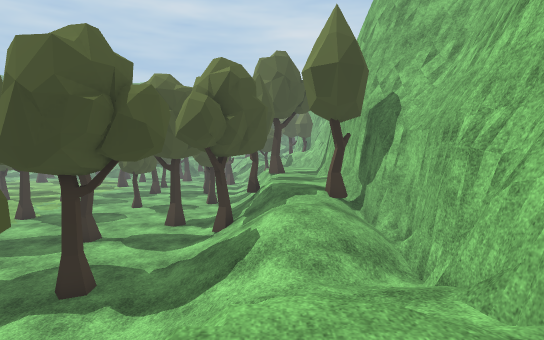
[1] (above)

22 first-person views from a walk through a 3-D level made in the Unity game engine. The camera is 1.5 m above the floor, tilts 4° down and sees 80° across. The floor is counted in squares, 1 m on a side. Each view is taken from the middle of a square. On the plan, view 1 faces up. The plan holds only what a view shows up to about 15 squares ahead; the rest is blank. The place goes on beyond the plan. Some animated figures are not drawn. Some surface patterns are stand-ins.

[2]
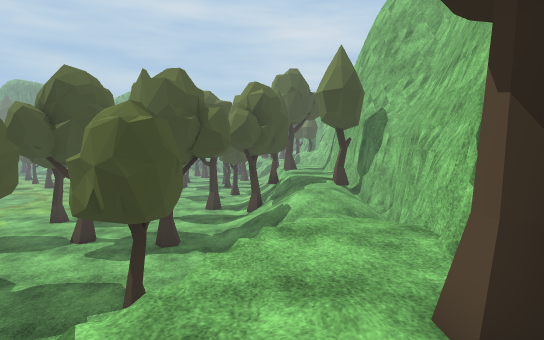

[3]
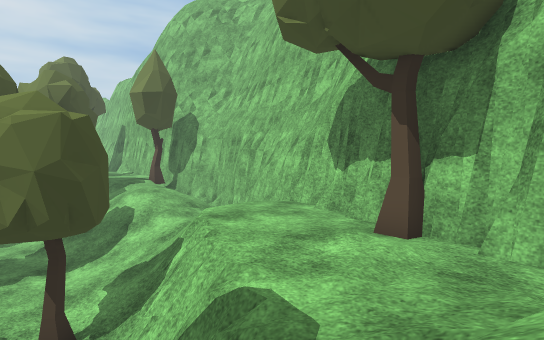

[4]
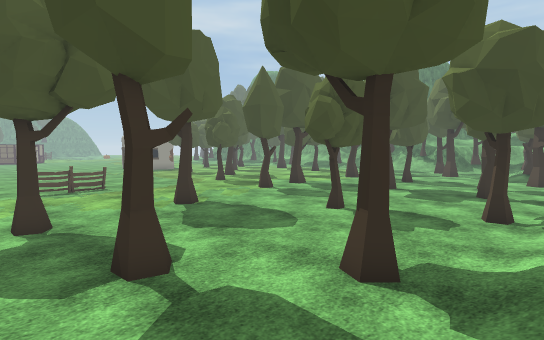

[5]
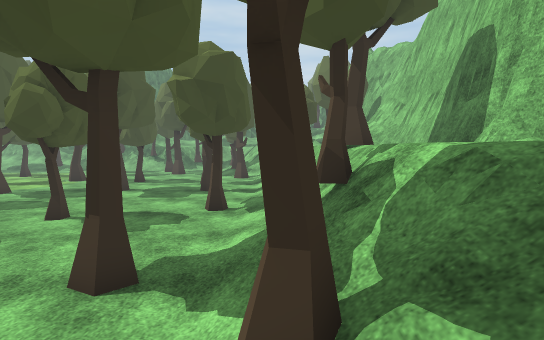

[6]
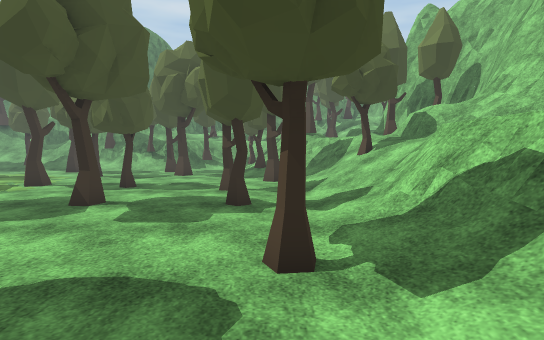

[7]
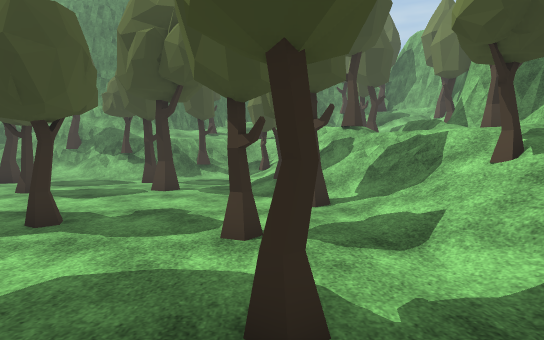

[8]
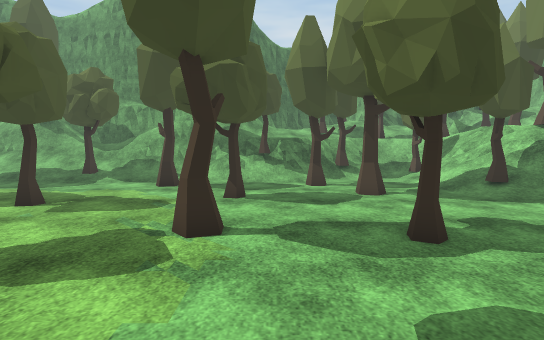

[9]
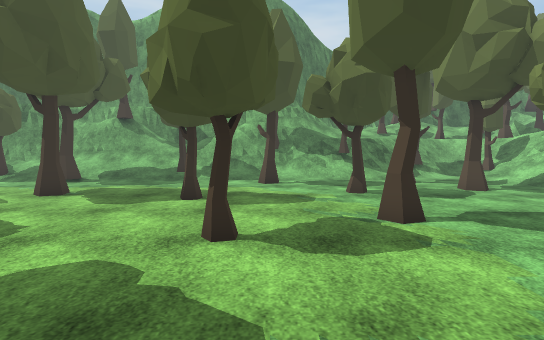

[10]
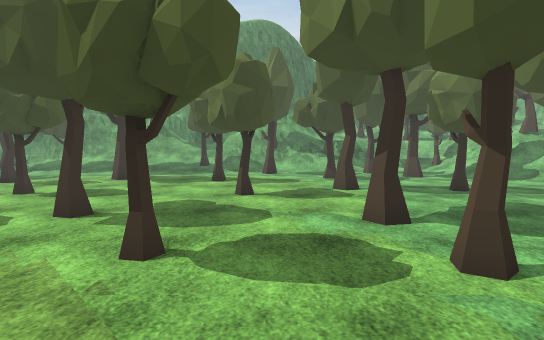

[11]
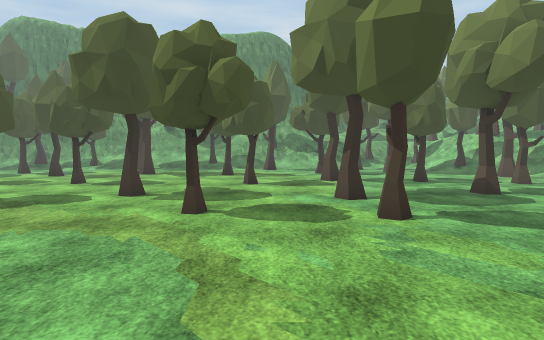

[12]
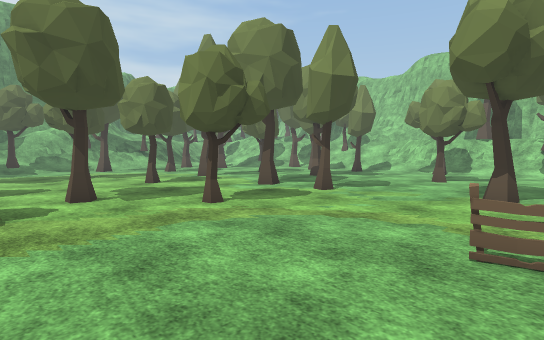

[13]
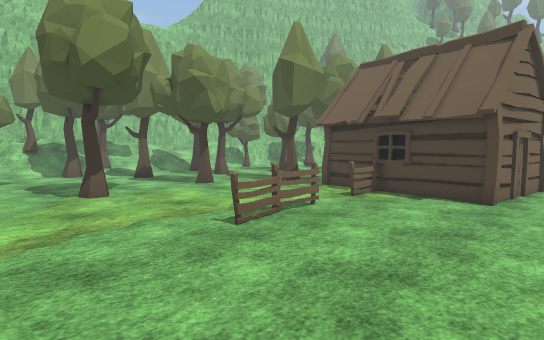

[14]
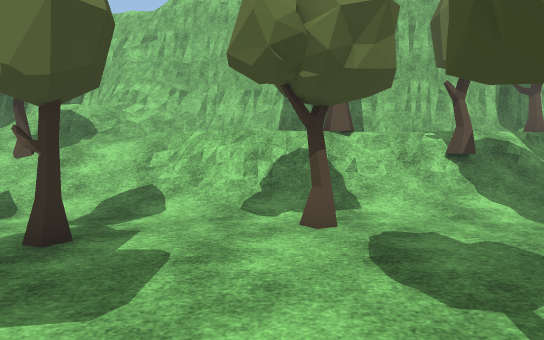

[15]
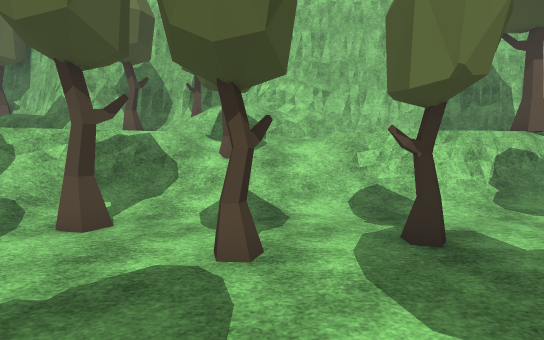

[16]
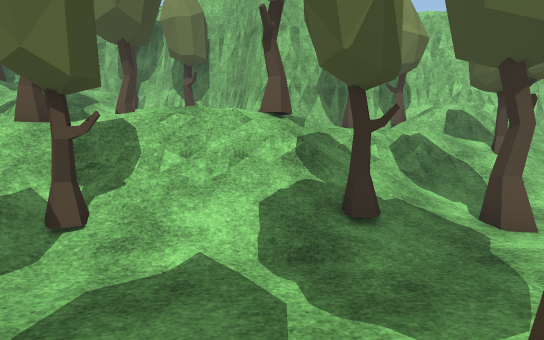

[17]
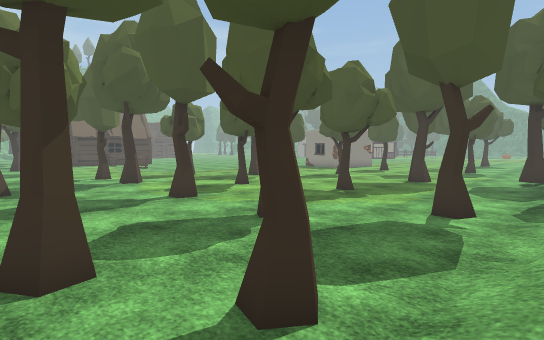

[18]
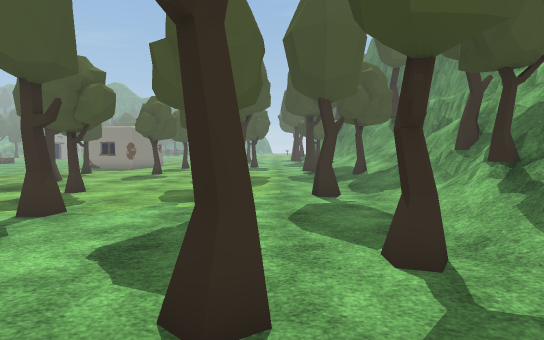

[19]
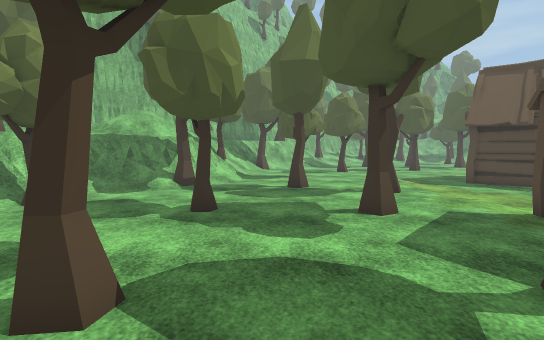

[20]
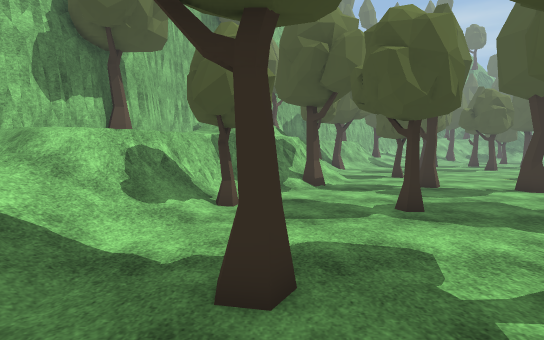

[21]
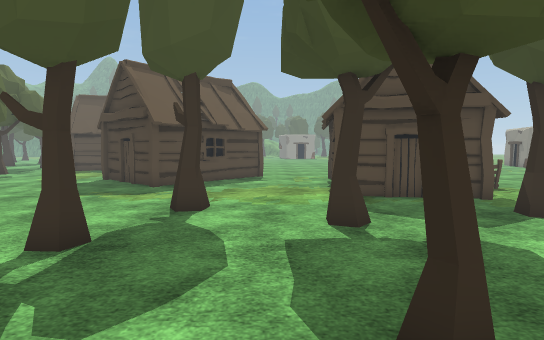

[22]
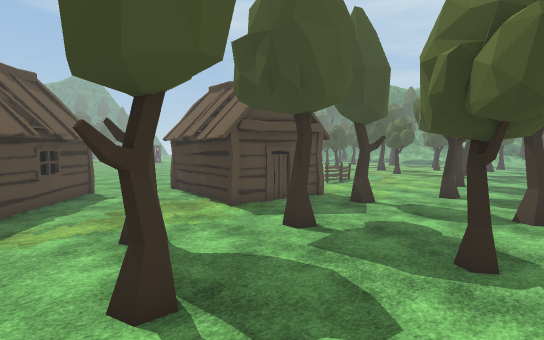

### Floor plan
Key: @ floor where view 1 was taken; # wall or solid block; . main floor; : floor 0.5 m higher than the main floor; + floor 1 m higher than the main floor; * floor 1.75 m higher than the main floor; % floor 2 m higher than the main floor; & floor 2.25 m higher than the main floor; $ floor 2.5 m higher than the main floor; / step, stairs or slope; = window, fence, low wall or low ledge; v drop or lower ground; T tree; F fence; O other object.
Columns run from 23 left of view 1 to 5 right of it. Each row starts with its distance up from view 1.
 38 ///T///////://T../T        T#
 37 ///..............//=/      ##
 36 .......T.....T...//=v   /=##
 35 .......T..........//=T/ $##
 34 ..............T...///%% /##
 33 T.........T...T...T///% /%#
 32 T....T.............///% %T##
 31 .....T.............T///%%%=#
 30 ...................T.//%//T#
 29 .........TT.........///T=/ #
 28 ..........T..TT..T..//TT=#/#
 27 ......T..........TT..///*==#
 26 .....................///*=##
 25 ..............T...T../////##
 24 ..TT.....TT...T...T..///  =#
 23 .........T.........../=/  =#
 22 .....T.............../=%  =#
 21  ....T...TT........../=   ##
 20 ...................T.//%  ##
 19 ...............T.....//T  #
 18 .....................///  #
 17 .....................///  #
 16 ...........T........./T/  #
 15 .....F.............T////%%#
 14 .....F............TT.///%%#
 13 .....F...............///%%#
 12  ....F..........T....T////#
 11  ...........T........////T#
 10  ....F..............////*/##
  9  .OOOF..............////%//#
  8  .O  OOOO.T....T..T../////=#
  7  .O    O............./////##
  6  .O    O.............////+#
  5  OOOO  O............./////#
  4   ...OOO..T.........//////#
  3   ........TT...T...T//////#
  2 ....................//%%%##
  1 OO................./==%%%#
  0 OOO......T........./v%%@%#
 -1   OO........T....///=%%%##
 -2     O...........TT#=/%%%T
 -3     OO.........//=#//&%%#
 -4    O........ ..////////%#

Positions as (right, up) in squares from view 1, and headings:
1: (0, 0), facing up
2: (-1, -4), facing up
3: (-5, -4), facing up-right
4: (-2, 10), facing up-left
5: (-2, 10), facing up
6: (-4, 16), facing up
7: (-5, 22), facing up
8: (-12, 23), facing up
9: (-16, 22), facing up
10: (-16, 17), facing up
11: (-16, 14), facing up
12: (-23, 14), facing up-right
13: (-23, 19), facing down-right
14: (-10, 21), facing right
15: (-10, 27), facing right
16: (-10, 35), facing right
17: (-8, 38), facing down-left
18: (-6, 34), facing left
19: (-10, 11), facing down
20: (-5, 11), facing down
21: (-6, 2), facing left
22: (-7, -3), facing up-left
